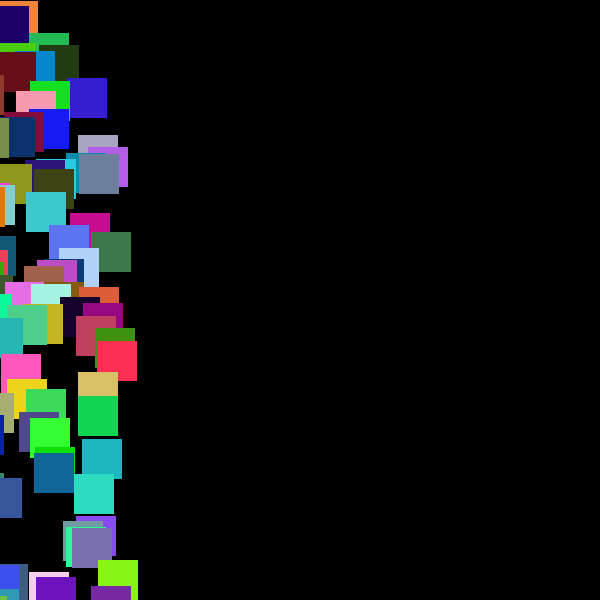
Frame 1 (no input)
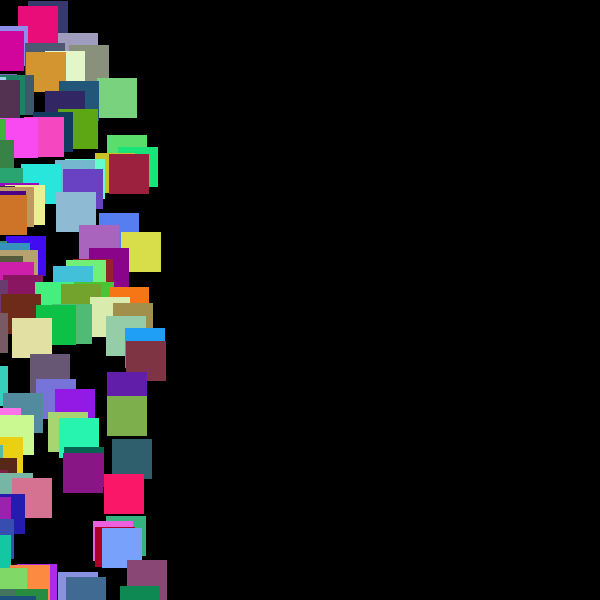
Frame 60 (the mouse pressed at the canvas centre just before this capture)
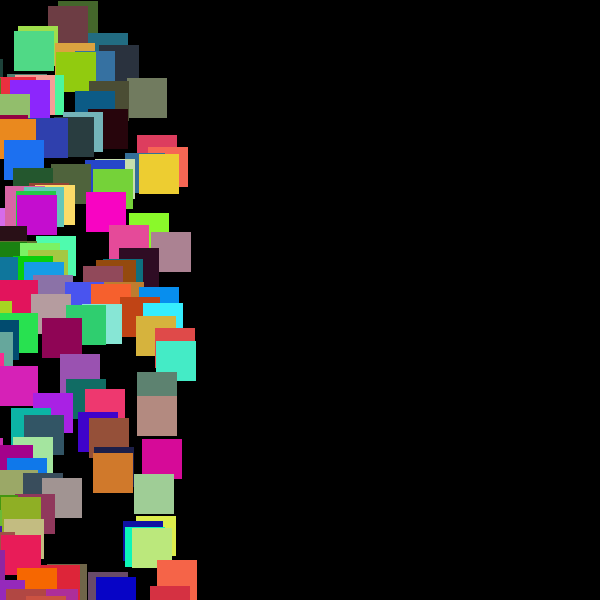
Frame 120 (the mouse held since frame 60 and released just before this capture)

The Processing sketch that drew these frames (run headless with seeded random() and noise(); from frame 60 on, the mouse is pressed at the canvas centre):

// Processing sketch: Matt5
// ── Matt5.pde
float[]x=new float [2000];


void setup(){
  size(600,600);
  smooth(0);
  noStroke();
  for(int c=0;c<x.length;c++){
  x[c]=random(-2000,100);
  
  
  }
}
void draw(){
  background(0);
  for(int c=0;c<x.length;c++){
    x[c]+=0.5;
    float y=c*0.4;
    rect(x[c],y,40,40);
    fill(random(0,255),random(0,255),random(0,255));
  }
}
